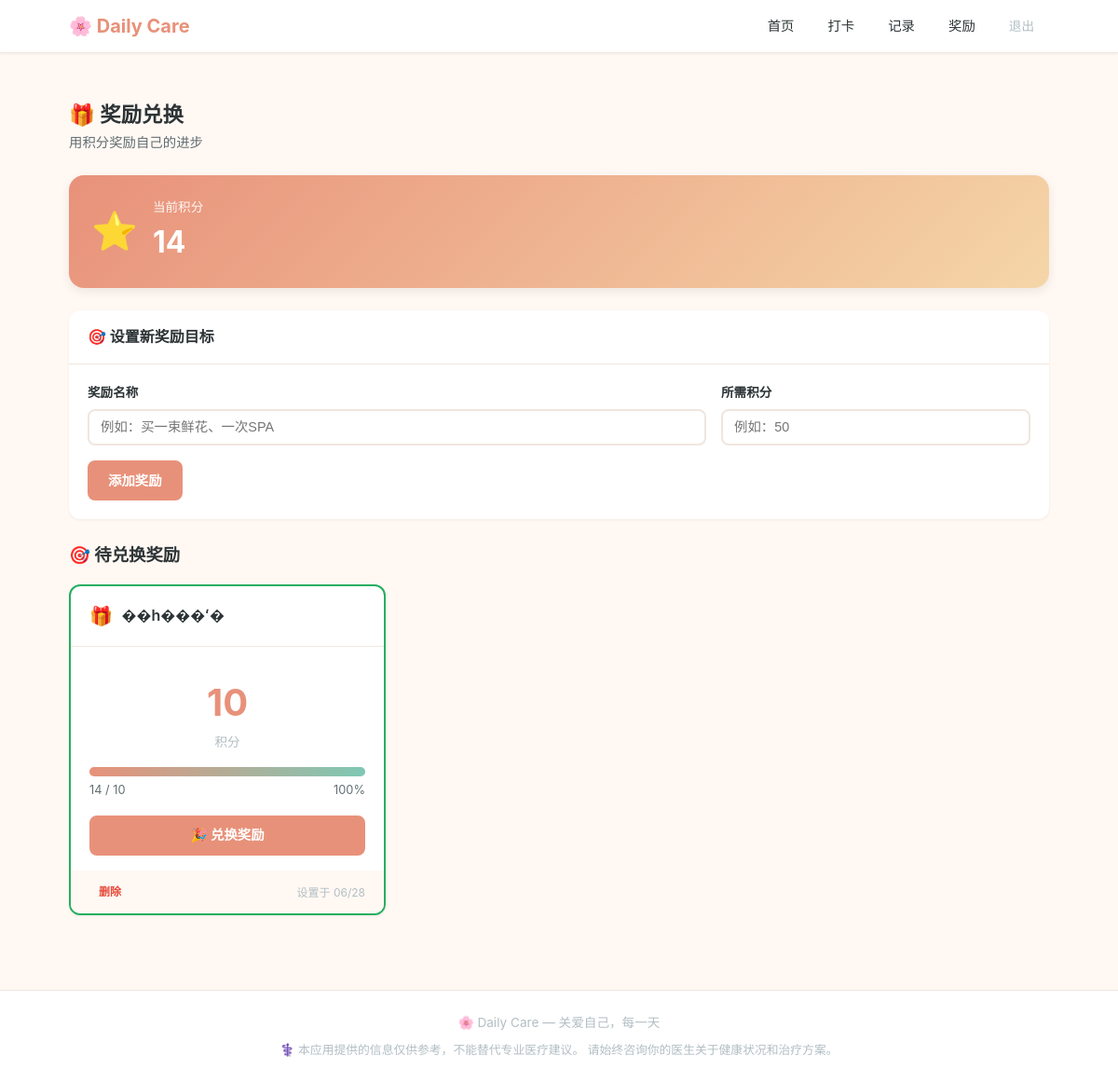
The page /rewards (signed in) on the database its author committed.
### models.py (models this page shows, shortened)
class User(UserMixin, db.Model):
    __tablename__ = 'user'
    id = db.Column(db.Integer, primary_key=True)
    username = db.Column(db.String(80), unique=True, nullable=False)
    password_hash = db.Column(db.String(256), nullable=False)
    created_at = db.Column(db.DateTime, default=datetime.utcnow)
    total_points = db.Column(db.Integer, default=0)
    records = db.relationship('DailyRecord', backref='user', lazy='dynamic', cascade='all, delete-orphan')
    rewards = db.relationship('Reward', backref='user', lazy='dynamic', cascade='all, delete-orphan')

class Reward(db.Model):
    __tablename__ = 'reward'
    id = db.Column(db.Integer, primary_key=True)
    user_id = db.Column(db.Integer, db.ForeignKey('user.id'), nullable=False)
    name = db.Column(db.String(200), nullable=False)
    points_required = db.Column(db.Integer, nullable=False)
    is_achieved = db.Column(db.Boolean, default=False)
    redeemed_at = db.Column(db.DateTime, nullable=True)
    created_at = db.Column(db.DateTime, default=datetime.utcnow)

### app.py (the view, shortened to what this page needs)
@app.route('/rewards', methods=['GET', 'POST'])
@login_required
def rewards():
    pending = Reward.query.filter_by(
        user_id=current_user.id, is_achieved=False
    ).order_by(Reward.points_required.asc()).all()
    achieved = Reward.query.filter_by(
        user_id=current_user.id, is_achieved=True
    ).order_by(Reward.redeemed_at.desc()).all()
    return render_template(
        'rewards.html',
        pending=pending,
        achieved=achieved,
    )

### app.py (called while the page is built)
@app.after_request
def fix_encoding(response):
    content_type = response.content_type or ''
    if 'charset' not in content_type and 'text/' in content_type:
        response.content_type = content_type + '; charset=utf-8'
    return response

@login_manager.user_loader
def load_user(user_id):
    return User.query.get(int(user_id))

### templates/rewards.html (shortened to what this page needs)
{% extends "base.html" %}
{% block content %}
<div class="page-header">
    <h1>🎁 奖励兑换</h1>
    <p class="page-desc">用积分奖励自己的进步</p>
</div>
<div class="points-balance-card">
    <div class="points-balance-icon">⭐</div>
    <div class="points-balance-info">
        <span class="points-balance-label">当前积分</span>
        <span class="points-balance-value">{{ current_user.total_points }}</span>
    </div>
</div>
<div class="card">
    <div class="card-header">
        <h3>🎯 设置新奖励目标</h3>
    </div>
    <div class="card-body">
        <form method="POST" class="inline-form">
            <div class="form-row">
                <div class="form-group">
                    <label for="reward_name">奖励名称</label>
                    <input type="text" id="reward_name" name="name"
                           placeholder="例如：买一束鲜花、一次SPA" required>
                </div>
                <div class="form-group">
                    <label for="points_required">所需积分</label>
                    <input type="number" id="points_required" name="points_required"
                           min="1" max="9999" placeholder="例如：50" required>
                </div>
            </div>
            <button type="submit" class="btn btn-primary">添加奖励</button>
        </form>
    </div>
</div>
{% if pending %}
<h2 class="section-title">🎯 待兑换奖励</h2>
<div class="rewards-grid">
    {% for reward in pending %}
    <div class="reward-card {% if current_user.total_points >= reward.points_required %}reward-achievable{% endif %}">
        <div class="reward-card-header">
            <span class="reward-card-icon">🎁</span>
            <h3>{{ reward.name }}</h3>
        </div>
        <div class="reward-card-body">
            <div class="reward-points-display">
                <span class="reward-required">{{ reward.points_required }}</span>
                <span class="reward-points-label">积分</span>
            </div>
            <div class="reward-progress">
                {% set progress = (current_user.total_points / reward.points_required * 100)|round|int %}
                {% set progress = progress if progress <= 100 else 100 %}
                <div class="progress-bar large">
                    <div class="progress-fill" style="width: {{ progress }}%"></div>
                </div>
                <div class="reward-progress-text">
                    <span>{{ current_user.total_points }} / {{ reward.points_required }}</span>
                    <span>{{ progress }}%</span>
                </div>
            </div>
            {% if current_user.total_points >= reward.points_required %}
            <form method="POST" class="reward-action-form">
                <button type="submit" class="btn btn-primary btn-full"
                        onclick="return confirm('确认兑换「{{ reward.name }}」？')">
                    🎉 兑换奖励
                </button>
            </form>
            {% else %}
            <div class="reward-need">
                还需要 {{ reward.points_required - current_user.total_points }} 积分 💪
            </div>
            {% endif %}
        </div>
        <div class="reward-card-footer">
            <form method="POST" style="display:inline;">
                <button type="submit" class="btn btn-tiny btn-danger"
                        onclick="return confirm('确定删除这个奖励？')">删除</button>
            </form>
            <span class="reward-created">设置于 {{ reward.created_at.strftime('%m/%d') }}</span>
        </div>
    </div>
    {% endfor %}
</div>
{% endif %}
{% endblock %}

### rows shown on the page
User: total_points "14"
Reward: name "��һ���ʻ�", points_required "10", progress "100", created_at "06/28"
